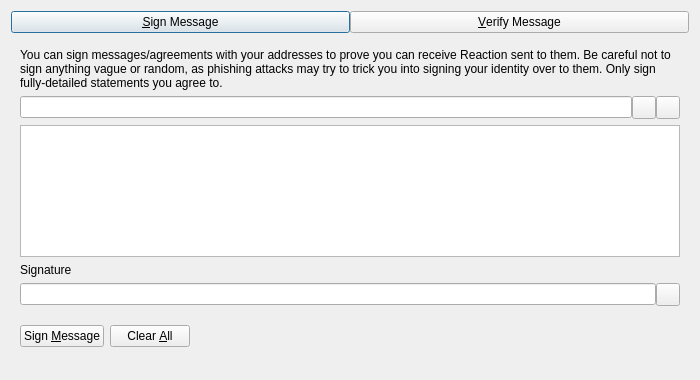
<?xml version="1.0" encoding="UTF-8"?>
<ui version="4.0">
 <class>SignVerifyMessageDialog</class>
 <widget class="QDialog" name="SignVerifyMessageDialog">
  <property name="geometry">
   <rect>
    <x>0</x>
    <y>0</y>
    <width>700</width>
    <height>380</height>
   </rect>
  </property>
  <property name="windowTitle">
   <string>Signatures - Sign / Verify a Message</string>
  </property>
  <property name="modal">
   <bool>true</bool>
  </property>
  <layout class="QVBoxLayout" name="verticalLayout">
   <item>
    <layout class="QHBoxLayout" name="horizontalLayout_Buttons_2">
     <property name="spacing">
      <number>0</number>
     </property>
     <property name="topMargin">
      <number>0</number>
     </property>
     <item>
      <widget class="QPushButton" name="btnSignMessage">
       <property name="text">
        <string>&amp;Sign Message</string>
       </property>
       <property name="checkable">
        <bool>true</bool>
       </property>
      </widget>
     </item>
     <item>
      <widget class="QPushButton" name="btnVerifyMessage">
       <property name="text">
        <string>&amp;Verify Message</string>
       </property>
       <property name="checkable">
        <bool>true</bool>
       </property>
      </widget>
     </item>
    </layout>
   </item>
   <item>
    <widget class="QStackedWidget" name="stackedWidgetSig">
     <property name="minimumSize">
      <size>
       <width>0</width>
       <height>0</height>
      </size>
     </property>
     <property name="currentIndex">
      <number>0</number>
     </property>
     <widget class="QWidget" name="pageSignMessage">
      <layout class="QVBoxLayout" name="verticalLayout_SM">
       <item>
        <widget class="QLabel" name="infoLabel_SM">
         <property name="text">
          <string>You can sign messages/agreements with your addresses to prove you can receive Reaction sent to them. Be careful not to sign anything vague or random, as phishing attacks may try to trick you into signing your identity over to them. Only sign fully-detailed statements you agree to.</string>
         </property>
         <property name="textFormat">
          <enum>Qt::PlainText</enum>
         </property>
         <property name="wordWrap">
          <bool>true</bool>
         </property>
        </widget>
       </item>
       <item>
        <layout class="QHBoxLayout" name="horizontalLayout_1_SM">
         <property name="spacing">
          <number>0</number>
         </property>
         <item>
          <widget class="QValidatedLineEdit" name="addressIn_SM">
           <property name="toolTip">
            <string>The Reaction address to sign the message with</string>
           </property>
          </widget>
         </item>
         <item>
          <widget class="QToolButton" name="addressBookButton_SM">
           <property name="toolTip">
            <string>Choose previously used address</string>
           </property>
           <property name="text">
            <string/>
           </property>
           <property name="shortcut">
            <string>Alt+A</string>
           </property>
          </widget>
         </item>
         <item>
          <widget class="QToolButton" name="pasteButton_SM">
           <property name="toolTip">
            <string>Paste address from clipboard</string>
           </property>
           <property name="text">
            <string/>
           </property>
           <property name="shortcut">
            <string>Alt+P</string>
           </property>
          </widget>
         </item>
        </layout>
       </item>
       <item>
        <widget class="QPlainTextEdit" name="messageIn_SM">
         <property name="toolTip">
          <string>Enter the message you want to sign here</string>
         </property>
        </widget>
       </item>
       <item>
        <widget class="QLabel" name="signatureLabel_SM">
         <property name="text">
          <string>Signature</string>
         </property>
         <property name="textFormat">
          <enum>Qt::PlainText</enum>
         </property>
        </widget>
       </item>
       <item>
        <layout class="QHBoxLayout" name="horizontalLayout_2_SM">
         <property name="spacing">
          <number>0</number>
         </property>
         <item>
          <widget class="QLineEdit" name="signatureOut_SM">
           <property name="readOnly">
            <bool>true</bool>
           </property>
          </widget>
         </item>
         <item>
          <widget class="QToolButton" name="copySignatureButton_SM">
           <property name="toolTip">
            <string>Copy the current signature to the system clipboard</string>
           </property>
           <property name="text">
            <string/>
           </property>
          </widget>
         </item>
        </layout>
       </item>
       <item>
        <layout class="QHBoxLayout" name="horizontalLayout_3_SM">
         <item>
          <widget class="QPushButton" name="signMessageButton_SM">
           <property name="toolTip">
            <string>Sign the message to prove you own this Reaction address</string>
           </property>
           <property name="text">
            <string>Sign &amp;Message</string>
           </property>
           <property name="autoDefault">
            <bool>false</bool>
           </property>
          </widget>
         </item>
         <item>
          <widget class="QPushButton" name="clearButton_SM">
           <property name="toolTip">
            <string>Reset all sign message fields</string>
           </property>
           <property name="text">
            <string>Clear &amp;All</string>
           </property>
           <property name="autoDefault">
            <bool>false</bool>
           </property>
          </widget>
         </item>
         <item>
          <spacer name="horizontalSpacer_1_SM">
           <property name="orientation">
            <enum>Qt::Horizontal</enum>
           </property>
           <property name="sizeHint" stdset="0">
            <size>
             <width>40</width>
             <height>48</height>
            </size>
           </property>
          </spacer>
         </item>
         <item>
          <widget class="QLabel" name="statusLabel_SM">
           <property name="text">
            <string/>
           </property>
           <property name="wordWrap">
            <bool>true</bool>
           </property>
          </widget>
         </item>
         <item>
          <spacer name="horizontalSpacer_2_SM">
           <property name="orientation">
            <enum>Qt::Horizontal</enum>
           </property>
           <property name="sizeHint" stdset="0">
            <size>
             <width>40</width>
             <height>48</height>
            </size>
           </property>
          </spacer>
         </item>
        </layout>
       </item>
      </layout>
     </widget>
     <widget class="QWidget" name="pageVerifyMessage">
      <layout class="QVBoxLayout" name="verticalLayout_VM">
       <item>
        <widget class="QLabel" name="infoLabel_VM">
         <property name="text">
          <string>Enter the receiver's address, message (ensure you copy line breaks, spaces, tabs, etc. exactly) and signature below to verify the message. Be careful not to read more into the signature than what is in the signed message itself, to avoid being tricked by a man-in-the-middle attack. Note that this only proves the signing party receives with the address, it cannot prove sendership of any transaction!</string>
         </property>
         <property name="textFormat">
          <enum>Qt::PlainText</enum>
         </property>
         <property name="alignment">
          <set>Qt::AlignLeading|Qt::AlignLeft|Qt::AlignTop</set>
         </property>
         <property name="wordWrap">
          <bool>true</bool>
         </property>
        </widget>
       </item>
       <item>
        <layout class="QHBoxLayout" name="horizontalLayout_1_VM">
         <property name="spacing">
          <number>0</number>
         </property>
         <item>
          <widget class="QValidatedLineEdit" name="addressIn_VM">
           <property name="toolTip">
            <string>The Reaction address the message was signed with</string>
           </property>
          </widget>
         </item>
         <item>
          <widget class="QToolButton" name="addressBookButton_VM">
           <property name="toolTip">
            <string>Choose previously used address</string>
           </property>
           <property name="text">
            <string/>
           </property>
           <property name="shortcut">
            <string>Alt+A</string>
           </property>
          </widget>
         </item>
        </layout>
       </item>
       <item>
        <widget class="QPlainTextEdit" name="messageIn_VM"/>
       </item>
       <item>
        <widget class="QValidatedLineEdit" name="signatureIn_VM"/>
       </item>
       <item>
        <layout class="QHBoxLayout" name="horizontalLayout_2_VM">
         <item>
          <widget class="QPushButton" name="verifyMessageButton_VM">
           <property name="toolTip">
            <string>Verify the message to ensure it was signed with the specified Reaction address</string>
           </property>
           <property name="text">
            <string>Verify &amp;Message</string>
           </property>
           <property name="autoDefault">
            <bool>false</bool>
           </property>
          </widget>
         </item>
         <item>
          <widget class="QPushButton" name="clearButton_VM">
           <property name="toolTip">
            <string>Reset all verify message fields</string>
           </property>
           <property name="text">
            <string>Clear &amp;All</string>
           </property>
           <property name="autoDefault">
            <bool>false</bool>
           </property>
          </widget>
         </item>
         <item>
          <spacer name="horizontalSpacer_1_VM">
           <property name="orientation">
            <enum>Qt::Horizontal</enum>
           </property>
           <property name="sizeHint" stdset="0">
            <size>
             <width>40</width>
             <height>48</height>
            </size>
           </property>
          </spacer>
         </item>
         <item>
          <widget class="QLabel" name="statusLabel_VM">
           <property name="text">
            <string/>
           </property>
           <property name="wordWrap">
            <bool>true</bool>
           </property>
          </widget>
         </item>
         <item>
          <spacer name="horizontalSpacer_2_VM">
           <property name="orientation">
            <enum>Qt::Horizontal</enum>
           </property>
           <property name="sizeHint" stdset="0">
            <size>
             <width>40</width>
             <height>48</height>
            </size>
           </property>
          </spacer>
         </item>
        </layout>
       </item>
      </layout>
     </widget>
    </widget>
   </item>
  </layout>
 </widget>
 <customwidgets>
  <customwidget>
   <class>QValidatedLineEdit</class>
   <extends>QLineEdit</extends>
   <header>qt/qvalidatedlineedit.h</header>
  </customwidget>
 </customwidgets>
 <resources>
  <include location="../reaction.qrc"/>
 </resources>
 <connections/>
</ui>
